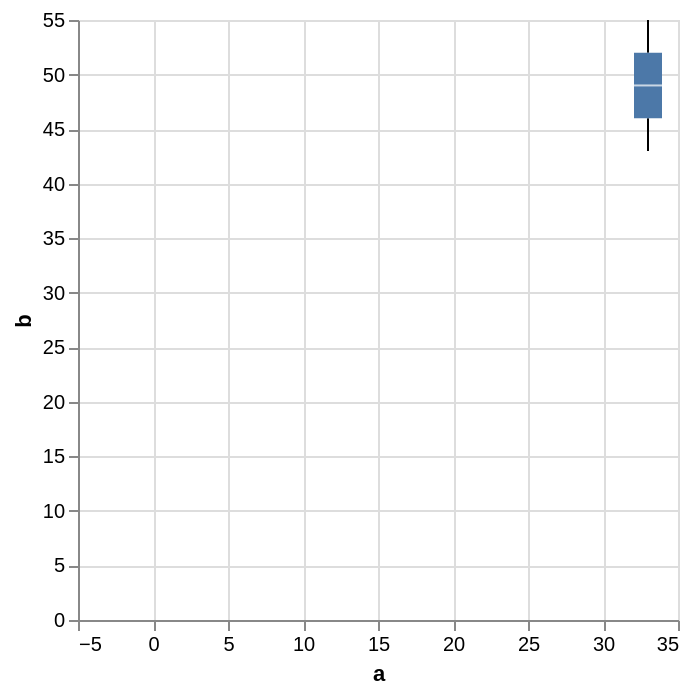

Describe this chart as a Vega-Lite specification.
### Vega-Lite specification from a JSON file in a GitHub repository (floating-point values rounded to 4 significant figures)
{"$schema": "https://vega.github.io/schema/vega-lite/v5.json", "data": {"values": [{"a": "null", "b": 28}, {"a": 33, "b": 55}, {"a": 33, "b": 43}, {"a": "null", "b": 91}, {"a": "null", "b": 81}, {"a": "null", "b": 53}]}, "layer": [{"transform": [{"joinaggregate": [{"op": "q1", "field": "b", "as": "lower_box_b"}, {"op": "q3", "field": "b", "as": "upper_box_b"}], "groupby": ["a"]}], "layer": [{"transform": [{"filter": "(datum[\"b\"] < datum[\"lower_box_b\"] - 1.5 * (datum[\"upper_box_b\"] - datum[\"lower_box_b\"])) || (datum[\"b\"] > datum[\"upper_box_b\"] + 1.5 * (datum[\"upper_box_b\"] - datum[\"lower_box_b\"]))"}], "mark": {"type": "point", "style": "boxplot-outliers"}, "encoding": {"y": {"field": "b", "type": "quantitative", "title": "b"}, "x": {"field": "a", "type": "quantitative", "axis": {"labelAngle": 0}}}}, {"transform": [{"filter": "(datum[\"lower_box_b\"] - 1.5 * (datum[\"upper_box_b\"] - datum[\"lower_box_b\"]) <= datum[\"b\"]) && (datum[\"b\"] <= datum[\"upper_box_b\"] + 1.5 * (datum[\"upper_box_b\"] - datum[\"lower_box_b\"]))"}, {"aggregate": [{"op": "min", "field": "b", "as": "lower_whisker_b"}, {"op": "max", "field": "b", "as": "upper_whisker_b"}, {"op": "min", "field": "lower_box_b", "as": "lower_box_b"}, {"op": "max", "field": "upper_box_b", "as": "upper_box_b"}], "groupby": ["a"]}], "layer": [{"mark": {"type": "rule", "invalid": "filter", "aria": false, "style": "boxplot-rule"}, "encoding": {"y": {"field": "lower_whisker_b", "type": "quantitative", "title": "b"}, "y2": {"field": "lower_box_b"}, "x": {"field": "a", "type": "quantitative", "axis": {"labelAngle": 0}}, "tooltip": [{"field": "upper_whisker_b", "type": "quantitative", "title": "Upper Whisker of b"}, {"field": "lower_whisker_b", "type": "quantitative", "title": "Lower Whisker of b"}, {"field": "a", "type": "quantitative"}]}}, {"mark": {"type": "rule", "invalid": "filter", "aria": false, "style": "boxplot-rule"}, "encoding": {"y": {"field": "upper_box_b", "type": "quantitative", "title": "b"}, "y2": {"field": "upper_whisker_b"}, "x": {"field": "a", "type": "quantitative", "axis": {"labelAngle": 0}}, "tooltip": [{"field": "upper_whisker_b", "type": "quantitative", "title": "Upper Whisker of b"}, {"field": "lower_whisker_b", "type": "quantitative", "title": "Lower Whisker of b"}, {"field": "a", "type": "quantitative"}]}}]}]}, {"transform": [{"aggregate": [{"op": "q1", "field": "b", "as": "lower_box_b"}, {"op": "q3", "field": "b", "as": "upper_box_b"}, {"op": "median", "field": "b", "as": "mid_box_b"}, {"op": "min", "field": "b", "as": "min_b"}, {"op": "max", "field": "b", "as": "max_b"}], "groupby": ["a"]}], "layer": [{"mark": {"type": "bar", "size": 14, "orient": "vertical", "invalid": "filter", "ariaRoleDescription": "box", "style": "boxplot-box"}, "encoding": {"y": {"field": "lower_box_b", "type": "quantitative", "title": "b"}, "y2": {"field": "upper_box_b"}, "x": {"field": "a", "type": "quantitative", "axis": {"labelAngle": 0}}, "tooltip": [{"field": "max_b", "type": "quantitative", "title": "Max of b"}, {"field": "upper_box_b", "type": "quantitative", "title": "Q3 of b"}, {"field": "mid_box_b", "type": "quantitative", "title": "Median of b"}, {"field": "lower_box_b", "type": "quantitative", "title": "Q1 of b"}, {"field": "min_b", "type": "quantitative", "title": "Min of b"}, {"field": "a", "type": "quantitative"}]}}, {"mark": {"color": "white", "type": "tick", "invalid": "filter", "size": 14, "orient": "horizontal", "aria": false, "style": "boxplot-median"}, "encoding": {"y": {"field": "mid_box_b", "type": "quantitative", "title": "b"}, "x": {"field": "a", "type": "quantitative", "axis": {"labelAngle": 0}}, "color": {"condition": {"test": "datum['lower_box_b'] >= datum['upper_box_b']", "value": "#4c78a8"}}, "tooltip": [{"field": "max_b", "type": "quantitative", "title": "Max of b"}, {"field": "upper_box_b", "type": "quantitative", "title": "Q3 of b"}, {"field": "mid_box_b", "type": "quantitative", "title": "Median of b"}, {"field": "lower_box_b", "type": "quantitative", "title": "Q1 of b"}, {"field": "min_b", "type": "quantitative", "title": "Min of b"}, {"field": "a", "type": "quantitative"}]}}]}]}
